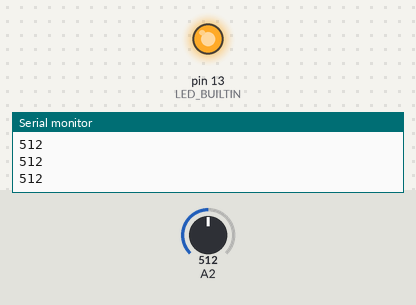
Simulated run of this sketch. Board: Arduino Uno, built with avr-gcc and run on an emulated ATmega328P. Parts: output pins drawn as LEDs (lit = HIGH), the last lines printed to the serial monitor. The inputs (shaded band) are chosen by the test bench; at power-on: A2 = 512.

Above: at 1.2 s.
1.3 s: A2 set to 484
At 1.9 s:
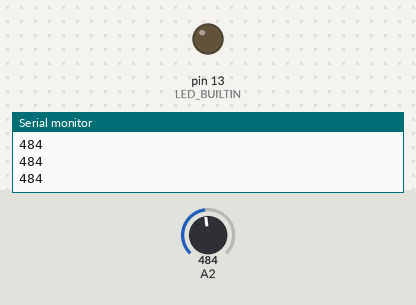
2.8 s: A2 set to 510
At 3.2 s:
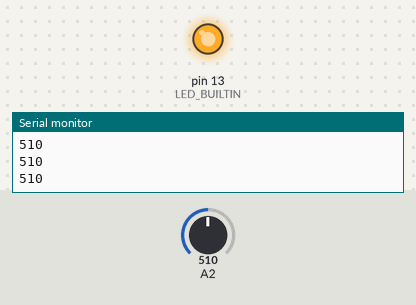
4.3 s: A2 set to 490
At 5.8 s:
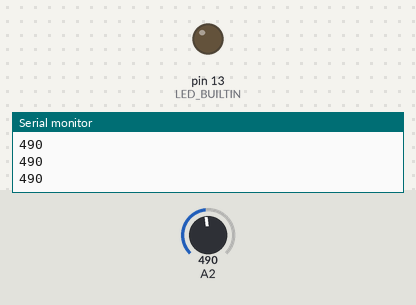
Timing chart, 0 to 7.3 s (numbered marks = the images above; inputs shaded):
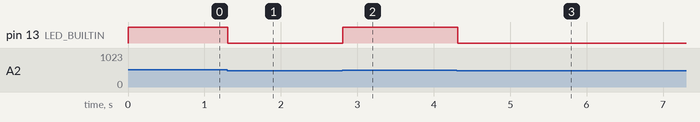

The sketch:

Sensor_nivel.ino
```cpp
int nivel;

void setup() {
  // put your setup code here, to run once:
  Serial.begin(9600);
  pinMode(LED_BUILTIN, OUTPUT);

}

void loop() {
  // put your main code here, to run repeatedly:
  nivel =  analogRead(A2);
  Serial.println(nivel);
  if (nivel>500){
    digitalWrite(LED_BUILTIN, HIGH);
  }else{
    digitalWrite(LED_BUILTIN, LOW);
  }
  delay(100);


}
```

Measured:
- the behaviour switches between 501 and 500 on A2 (found by bisection; images 0 and 1)
- after the input at 1.3 s, pin 13 (LED_BUILTIN): HIGH → LOW at once
- after the input at 2.8 s, pin 13 (LED_BUILTIN): LOW → HIGH at once
- after the input at 4.3 s, pin 13 (LED_BUILTIN): HIGH → LOW at once
